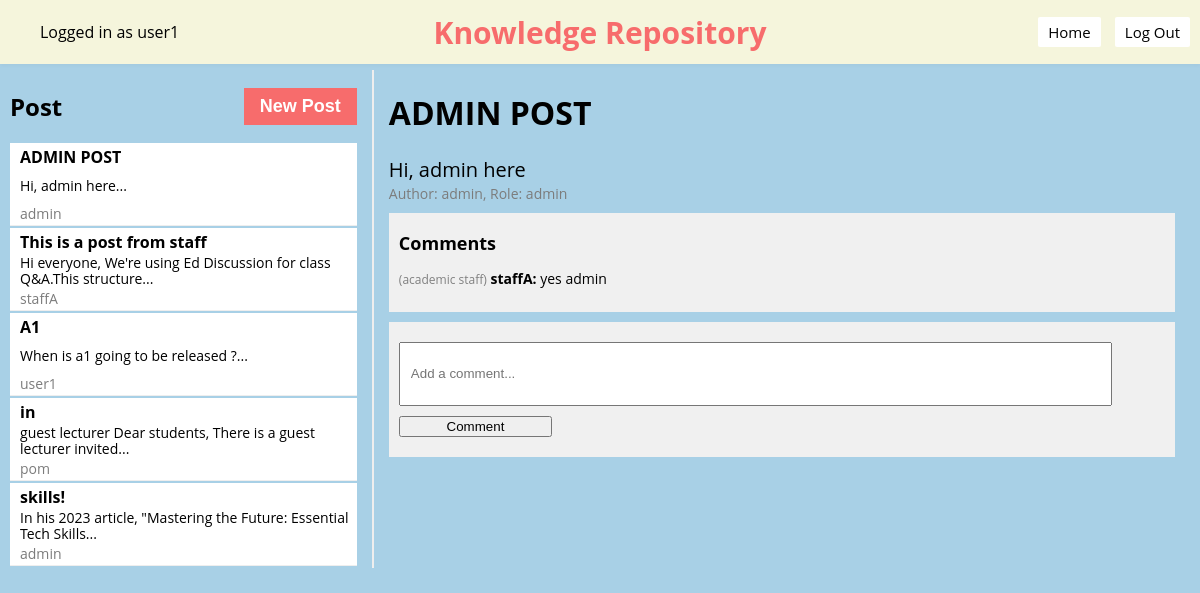
The page /knowledge-repository/1 (signed in) on the database its author committed.
### models.py (models this page shows)
class Base(DeclarativeBase):
    pass

class Article(Base):
    __tablename__ = "article"
    id: Mapped[int] = mapped_column(Integer, primary_key=True)
    title: Mapped[str] = mapped_column(String(100), nullable=False)
    content: Mapped[str] = mapped_column(Text, nullable=False)
    author_id: Mapped[int] = mapped_column(Integer, ForeignKey('user.username'), nullable=False)
    comments = relationship('Comment', backref='article', lazy='dynamic')
    user = relationship("User", foreign_keys=[author_id])

class Comment(Base):
    __tablename__ = "comment"
    id: Mapped[int] = mapped_column(Integer, primary_key=True)
    content: Mapped[str] = mapped_column(Text, nullable=False)
    article_id: Mapped[int] = mapped_column(Integer, ForeignKey('article.id'), nullable=False)
    author_id: Mapped[int] = mapped_column(Integer, ForeignKey('user.username'), nullable=False)
    author_role: Mapped[RoleType] = mapped_column(Enum(RoleType), nullable=False)
    user = relationship("User", foreign_keys=[author_id])

### app.py (the view)
@app.route("/knowledge-repository", defaults={'article_id': None})
@app.route("/knowledge-repository/<int:article_id>")
def knowledge_repository(article_id):
    username = session.get("username")
    if username is None:
        return redirect(url_for('login'))  # Redirect to login page
    articles = db.get_all_articles()
    selected_article = db.get_article(article_id) if article_id else None
    user = db.get_user(username)
    user_role = user.role.name if hasattr(user.role, 'name') else str(user.role)
    if selected_article:
        comments = db.get_comments(selected_article.id)
    else:
        comments = []
    if selected_article != None:
        author_role = db.get_user_role(selected_article.author_id)
    else:
        author_role = "student"
    return render_template('knowledge_repository.jinja', username=username, articles=articles, selected_article=selected_article, author_role=author_role, user_role=user_role, comments=comments)

### app.py (called while the page is built)
def csp_policy_string(policy_dict):
    return "; ".join([f"{key} {' '.join(val) if isinstance(val, list) else val}" for key, val in policy_dict.items()])

@app.after_request
def apply_csp(response):
    policy = {
    "default-src": "'self'",
    "script-src": [
        "'self'",
        "https://cdnjs.cloudflare.com",  # Allow scripts from CDN for Crypto-JS
        "https://cdn.jsdelivr.net",
        "'unsafe-inline'"
    ],
    "style-src": "'self' 'unsafe-inline'",  # Allows inline styles;
    "img-src": "'self'",
    "connect-src": "'self'",  # Restricts the URLs which can be loaded using script interfaces
    "font-src": "'self'",  # Fonts loading
    "object-src": "'none'",  # Prevents object, embed, and applet elements from rendering
    "frame-ancestors": "'none'"  # Protects against clickjacking
}
    response.headers['Content-Security-Policy'] = csp_policy_string(policy)
    return response

### db.py (called while the page is built)
def get_user(username: str):
    with Session(engine) as session:
        return session.get(User, username)

def get_all_articles():
    with Session(engine) as session:
        articles = session.query(Article).all()
        return articles

def get_article(article_id):
    with Session(engine) as session:
        return session.query(Article).filter(Article.id == article_id).first()

def get_comments(article_id):
    with Session(engine) as session:
        return session.query(Comment).filter(Comment.article_id == article_id).all()

def get_user_role(username):
    with Session(engine) as session:
        user = session.query(User).filter(User.username == username).first()
        if user:
            return user.role.value
        else:
            return None  # Return None if the user is not found

### templates/knowledge_repository.jinja (shortened to what this page needs)
{% extends 'base.jinja' %}
{% block content %}
<nav style="padding: 2px 0; overflow: auto;">
    <div style="float: left;">
        <ul>
            <li class="username" style="display: inline-block;">Logged in as {{ username }}</li>
        </ul>
    </div>
        <div style="text-align: center; position: absolute; left: 50%; transform: translateX(-50%);">
        <h1 style="margin: 0; font-size: 30px; color: #F76C6c; ">Knowledge Repository</h1>
    </div>
    <div style="float: right;">
        <ul>
            <li style="display: inline-block;"><button onclick="location.href='{{ url_for('home') }}'">Home</button></li>
            <button onclick="confirmLogout()">Log Out</button>
        </ul>
    </div>
</nav>
<div class="container">
    <div class="sidebar">
        <div class="sidebar-header">
            <h2>Post</h2>
            <button class="new-article" id="newArticleBtn">New Post</button>
        </div>
        {% for article in articles %}
            <div class="article-preview" onclick="location.href='{{ url_for('knowledge_repository', article_id=article.id) }}'">
                <h3 id="sidebar-title-{{ article.id }}">{{ article.title }}</h3>
                <p id="sidebar-content-{{ article.id }}" style="font-size: 14px; color: black; margin: 1px 0;">{{ article.content.split()[:10]|join(' ') }}...</p>
                <p style="font-size: 14px; color: rgb(124, 124, 124);margin: 1px 0;">{{ article.author_id }}</p>
            </div>
        {% endfor %}
        </div>
        <div class="main-content">
            {% if selected_article %}
            <h1 id="article-title-{{ selected_article.id }}">{{ selected_article.title }}</h1>
            <p id="article-content-{{ selected_article.id }}" style="font-size: 20px; color: black; ; margin: 1px 0;">{{ selected_article.content }}</p>
            <p style="font-size: 14px; color: rgb(124, 124, 124); ; margin: 1px 0;">Author: {{ selected_article.author_id }}, Role: {{ author_role }}</p>
            <div class="comments">
            <h3>Comments</h3>
            {% for comment in comments %}
                <div class="comment">
                    <p>
                    <span class="comment-role">({{ comment.author_role.value }})</span>
                    <span class="comment-author">{{ comment.author_id }}:</span>
                    <span class="comment-content">{{ comment.content }}</span>
                    </p>
                </div>
                {% else %}
                <p>No comments yet.</p>
                {% endfor %}
            </div>
            <div class="comments">
                <form id="comment-form" data-article-id="{{ selected_article.id }}">
                    <input type="text" name="content" placeholder="Add a comment..." required>
                    <button type="submit">Comment</button>
                </form>
            </div>
            {% endif %}
        </div>
    </div>
{% endblock %}

### templates/knowledge_repository.jinja (style rules this page uses)
html, body { margin: 0; padding: 0; width: 100%; height: 100%; display: flex; flex-direction: column; font-family: 'Open Sans', sans-serif; background-color: #A8D0E6; }
nav { position: absolute; width: 100%; height: 60px; background-color: beige; display: flex; justify-content: space-between; align-items: center; padding: 0 20px; box-shadow: 0 2px 4px rgba(0, 0, 0, 0.03); overflow: hidden; }
h2 { font-family: 'Open Sans', sans-serif; }
h3 { font-family: 'Open Sans', sans-serif; color: black; font-size: 18px; margin: 8px 0; }
p { font-family: 'Open Sans', sans-serif; color: black; font-size: 14px; }
.container { margin-top: 60px; display: flex; justify-content: space-between; padding: 10px; }
.sidebar { overflow: auto; width: 30%; border-right: 2px solid #eee; padding-right: 15px; }
.sidebar-header { display: flex; align-items: center; justify-content: space-between; }
.article-preview { cursor: pointer; padding: 1px; border-bottom: 1px solid #eee; height: 80px; display: flex; flex-direction: column; justify-content: space-between; overflow: hidden; background: #fff; margin-bottom: 2px; padding-left: 5px; }
.article-preview h3 { margin-top: 2px; font-size: 16px; overflow: hidden; text-overflow: ellipsis; margin-bottom: 0px; white-space: nowrap; padding-left: 5px; }
.article-preview p { margin-top: 0px; line-height: 1.2; font-size: 14px; cursor: pointer; border-bottom: 0px solid #eee; overflow: hidden; text-overflow: ellipsis; padding-left: 5px; padding-right: 5px; }
.main-content { width: 68%; padding-left: 15px; padding-right: 15px; }
.comments { margin-top: 10px; background-color: #f0f0f0; padding: 10px; overflow-y: auto; // Enable vertical scrolling }
.comment { margin-bottom: 10px; }
nav button { font-family: 'Open Sans', sans-serif; padding: 5px 10px; background-color: white; color: black; border: none; border-radius: 2px; cursor: pointer; text-align: center; text-decoration: none; display: inline-block; margin-right: 10px; font-size: 15px; transition: background-color 0.3s, color 0.3s; }
.new-article { padding: 8px 16px; background-color: #F76C6c; color: white; border: none; cursor: pointer; font-size: 18px; font-weight: bold; transition: background-color 0.2s; }
form { width: 100%; display: flex; flex-direction: column; align-items: left; }
form input[type="text"] { margin-top: 10px; width: 90%; padding: 10px; height: 40px; }
form button { margin-top: 10px; margin-bottom: 10px; width: 20%; }
.comment p { font-size: 14px; color: black; }
.comment .comment-role { font-size: 12px; color: grey; }
.comment .comment-author { font-size: 14px; font-weight: bold; }
.comment .comment-content { font-size: 14px; }

### rows shown on the page
Article: title "ADMIN POST", content.split "Hi, admin here", author_id "admin", content "Hi, admin here"
Article: title "This is a post from staff", content.split "Hi everyone, We're using Ed Discussion for class Q&A.This structure", author_id "staffA"
Article: title "A1", content.split "When is a1 going to be released ?", author_id "user1"
Article: title "in", content.split "guest lecturer Dear students, There is a guest lecturer invited", author_id "pom"
Article: title "skills!", content.split "In his 2023 article, \"Mastering the Future: Essential Tech Skills", author_id "admin"
Comment: author_role.value "academic staff", author_id "staffA", content "yes admin"

### other values the page prints
{{ username }} "user1"
{{ author_role }} "admin"
